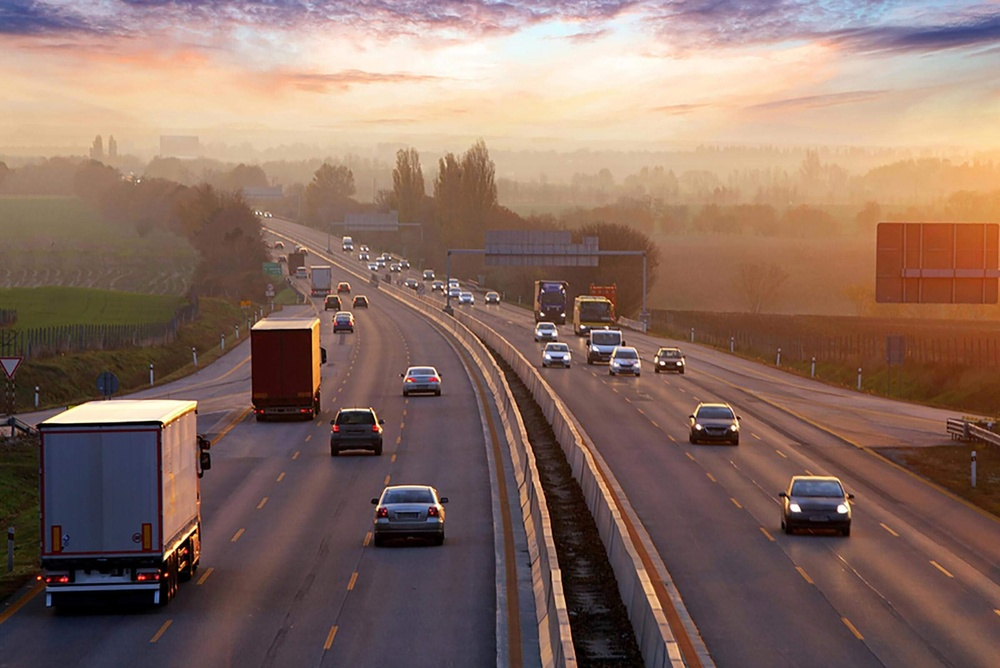
#> input picture Sprint-9/S9-T1/road.jpg, 1000 x 668 px, shrunk from 2400 x 1603 before the run
$ jupyter execute S9-T1.ipynb   (older library calls are emulated)
#> lines starting #> are read from the running program, lines starting #| are printed output that depends on the picture; after the words box and inside, x2 and y2 are one past the last pixel; in counts of white or black regions, pixels touching at a corner belong together
## detect the edges of an image using OpenCV
## -Sobel edge detection method

[cell 1]
import cv2
import numpy as np
import matplotlib.pyplot as plt

[cell 2]
# Python program to  Edge detection
# using OpenCV in Python
# using Sobel edge detection
# and laplacian method

img=cv2.imread("road.jpg")
#> img is the input picture: shape (668, 1000, 3); mean B, G, R 98.4, 109.4, 136.3
image=cv2.cvtColor(img,cv2.COLOR_BGR2RGB)
# Calculation of Sobelx
sobelx = cv2.Sobel(image,cv2.CV_64F,1,0,ksize=5)

# Calculation of Sobely
sobely = cv2.Sobel(image,cv2.CV_64F,0,1,ksize=5)
# Calculation of Laplacian
laplacian = cv2.Laplacian(image,cv2.CV_64F)
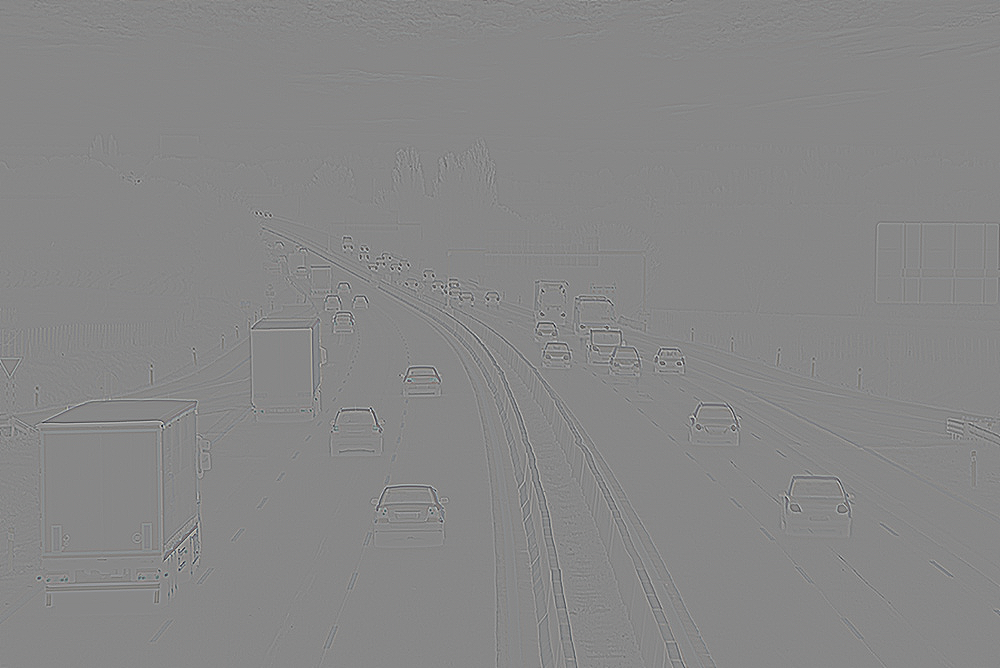
#> laplacian: shape (668, 1000, 3) float64; mean R, G, B 0, 0, 0; drawn with min black and max white

plt.imshow(image)

[cell 3]
plt.imshow(sobelx)
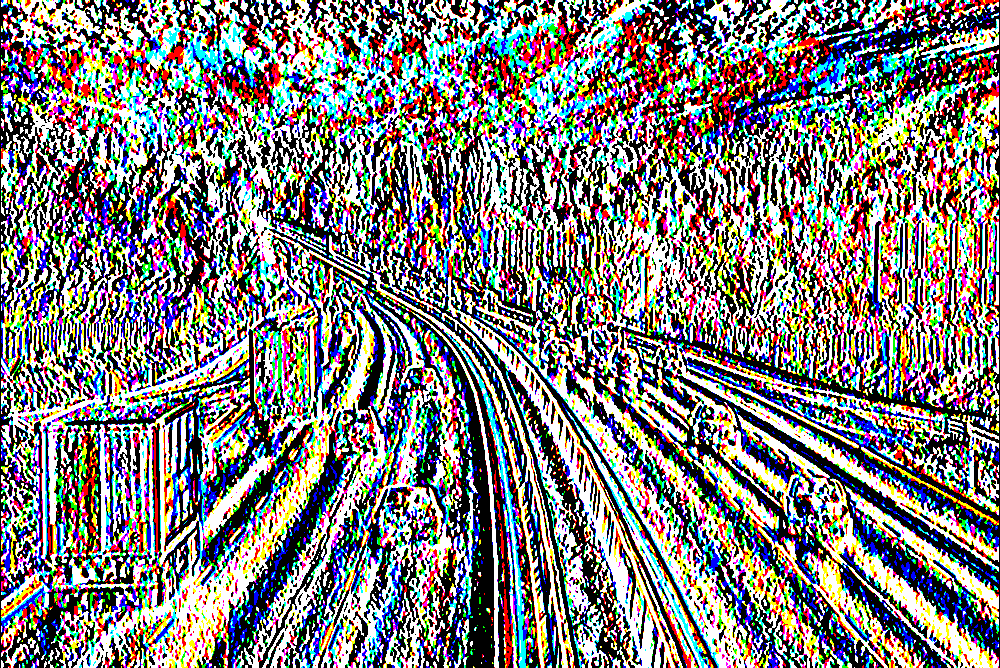
#> shown: shape (668, 1000, 3) float64; mean R, G, B 0.502, 0.495, 0.49

[cell 4]
plt.imshow(sobely)
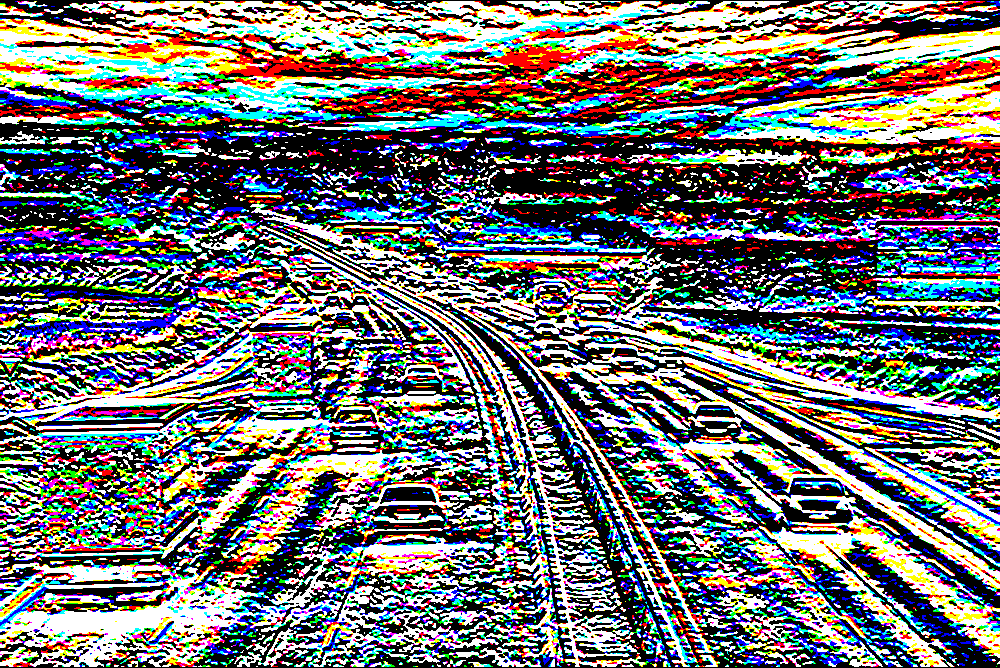
#> shown: shape (668, 1000, 3) float64; mean R, G, B 0.441, 0.443, 0.446

[cell 5]
plt.imshow(laplacian)
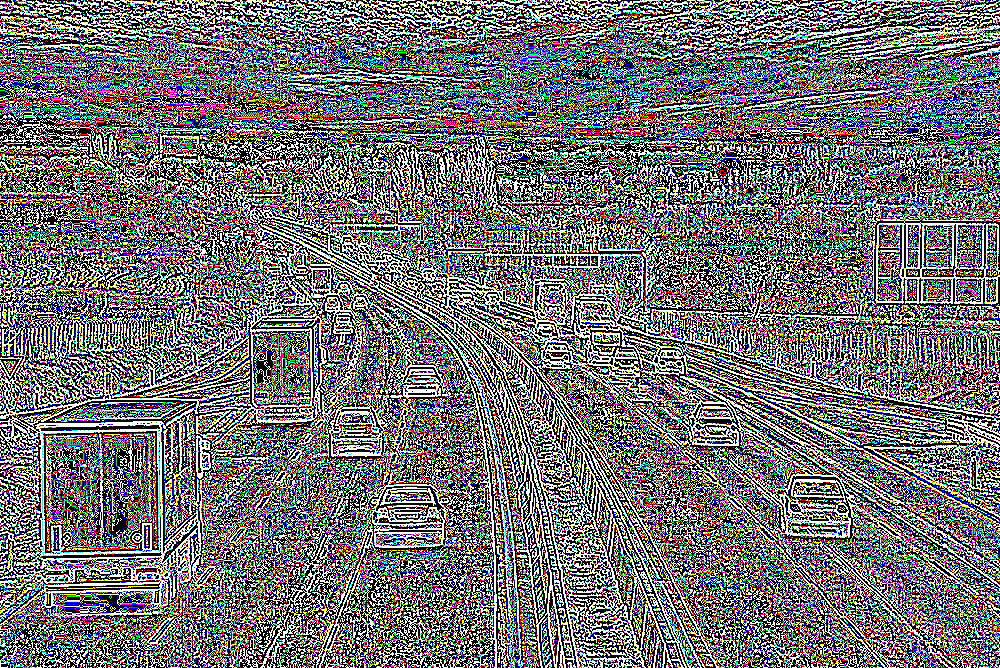
#> shown: shape (668, 1000, 3) float64; mean R, G, B 0.448, 0.445, 0.451

## -Canny edge detection method

[cell 6]
img=cv2.imread("road.jpg")

# define range of red color in HSV
lower_red = np.array([30,150,50])
upper_red = np.array([255,255,180])
image=cv2.cvtColor(img,cv2.COLOR_BGR2RGB)
# create a red HSV colour boundary and
# threshold HSV image
mask = cv2.inRange(image, lower_red, upper_red)
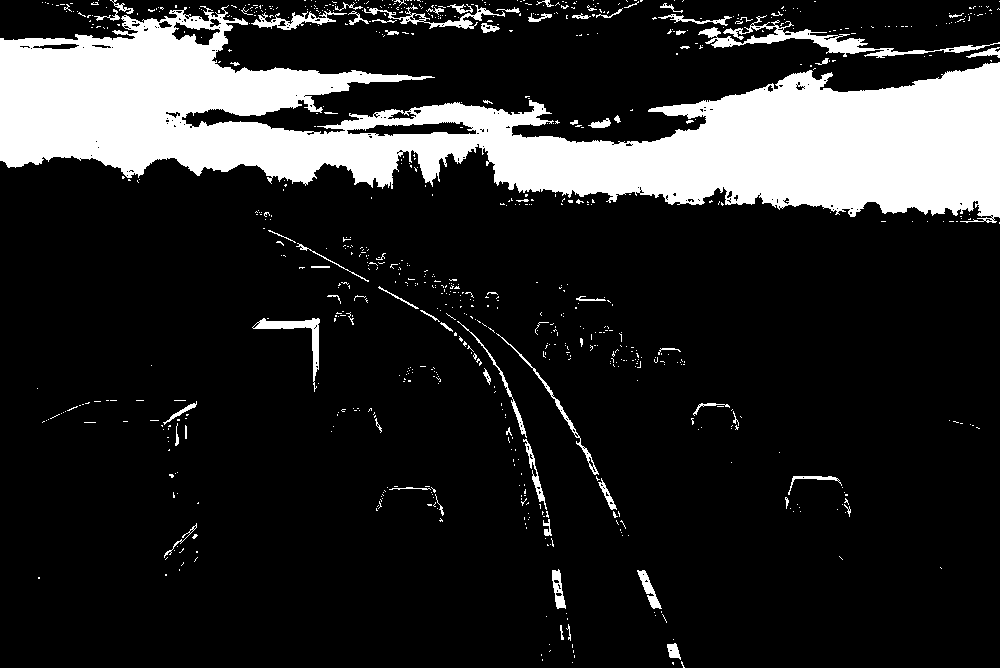
#> mask: shape (668, 1000); 16.5% white; 819 white regions (745 under 20 px), largest, box (x1, y1, x2, y2) and area: (0, 5, 1000, 223) 97421, (698, 15, 1000, 58) 2357, (252, 318, 320, 392) 827

# Bitwise-AND mask and original image
res = cv2.bitwise_and(image,image, mask= mask)
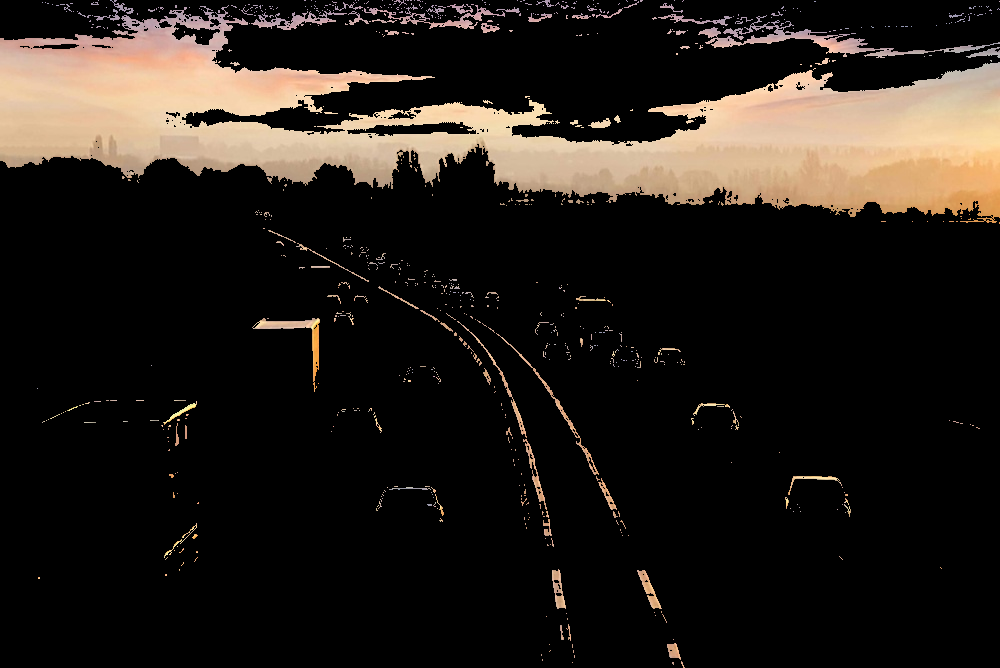
#> res: shape (668, 1000, 3); mean R, G, B 36.7, 30.7, 25.5

# Display an original image
plt.imshow(image)

# finds edges in the input image image and
# marks them in the output map edges
edges = cv2.Canny(image,100,200)
#> edges: shape (668, 1000); 4.4% white in thin lines or dots

# Display edges in a frame
plt.imshow(edges)

## Alternate simpler method for directly extracting points:

[cell 7]
import cv2
import numpy as np
import matplotlib.pyplot as plt
# Read image
image = cv2.imread('image.png')
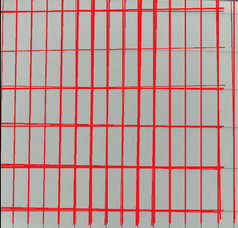
#> input picture Sprint-9/S9-T1/image.png, 238 x 228 px, shrunk from 572 x 548 before the run
#> image is the input picture: shape (228, 238, 3); mean B, G, R 150.4, 153.3, 186.2

# Convert image to grayscale
gray = cv2.cvtColor(image,cv2.COLOR_BGR2GRAY)
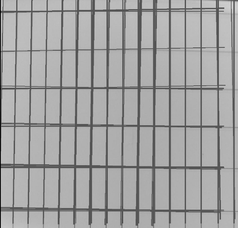
#> gray: shape (228, 238); min 13, max 222, mean 162.9

# Use canny edge detection
edges = cv2.Canny(gray,50,150,apertureSize=3)
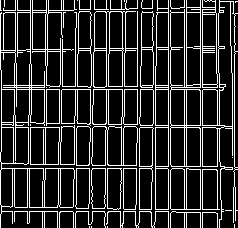
#> edges: shape (228, 238); 16.8% white in thin lines or dots

# Apply HoughLinesP method to
# to directly obtain line end points
lines = cv2.HoughLinesP(
            edges, # Input edge image
            1, # Distance resolution in pixels
            np.pi/180, # Angle resolution in radians
            threshold=100, # Min number of votes for valid line
            minLineLength=5, # Min allowed length of line
            maxLineGap=10 # Max allowed gap between line for joining them
            )
#> lines = 51 rows, first 6: [186, 227, 186, 0], [200, 227, 200, 0], [168, 227, 168, 0], [1, 89, 234, 89], [202, 227, 202, 0], [170, 227, 170, 0]
lines_list=[]
# Iterate over points
for points in lines:
      # Extracted points nested in the list
    x1,y1,x2,y2=points[0]
    # Draw the lines joing the points
    # On the original image
    cv2.line(image,(x1,y1),(x2,y2),(0,255,0),2)
    # Maintain a simples lookup list for points
    lines_list.append([(x1,y1),(x2,y2)])
#> this loop made 51 passes
#> (x1, y1, x2, y2) on passes 1 to 12: (186, 227, 186, 0), (200, 227, 200, 0), (168, 227, 168, 0), (1, 89, 234, 89), (202, 227, 202, 0), (170, 227, 170, 0), (184, 227, 184, 0), (60, 71, 60, 38), (139, 166, 176, 166), (60, 192, 61, 90), (234, 186, 234, 14), (91, 67, 91, 39)
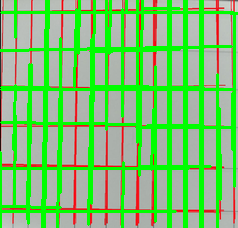
#> image: shape (228, 238, 3); mean B, G, R 115.8, 194.4, 127.1
#> after the loop, lines_list = 51 items

# Save the result image
cv2.imwrite('detectedLines.png',image)
plt.imshow(cv2.cvtColor(image, cv2.COLOR_BGR2RGB))
